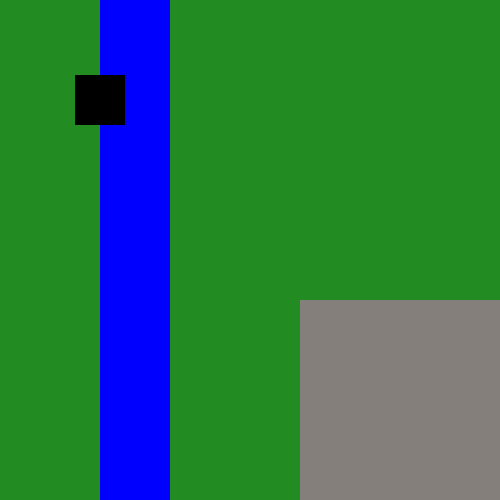
Frame 1 (no input)
Frame 60 (no input): identical to frame 1, image omitted
Frame 120 (the mouse pressed at the canvas centre since frame 60): identical to frame 1, image omitted

The p5.js sketch that drew this single still picture (run headless with seeded random() and noise() and a simulated clock; from frame 60 on, the mouse is pressed at the canvas centre):

// p5.js sketch
// ── sketch.js
// Project Title
// Your Name
// Date
//
// Extra for Experts:
// - describe what you did to take this project "above and beyond"

let x = 100;
let y = 100;
let oldY = y;
let oldX = x;
let pStats = {
  speed: 5,
  color: "black",
  direction: "north",
  terrarain: "flat",
  tSpeed: 1,
  energy: 100,
};

function setup() {
  createCanvas(500, 500);
  noStroke();
}

function draw() {
  checkTerra();
  background(34, 139, 34);
  fill( '#857F7B' );
  square(300, 300, 200);
  fill("blue");
  rect(100, 0, 70, 500);
  if(keyIsDown(87) === true){
    oldY= y;
    y -= pStats.speed * pStats.tSpeed;
    pStats.direction = "north";
  }
  
  if(keyIsDown(83) === true){
    oldY= y;
    y += pStats.speed * pStats.tSpeed;
    pStats.direction = "south";
  }

  if(keyIsDown(65) === true){
    oldX = x;
    x -= pStats.speed * pStats.tSpeed;
    pStats.direction = "west";
  }

  if(keyIsDown(68) === true){
    oldX =x;
    x += pStats.speed * pStats.tSpeed;
    pStats.direction = "east";
  }
  movement();
}

function movement() {
  fill("black");
  if(x < 22 || y < 25 || x > 475|| y > 475) {
    x = oldX;
    y = oldY;
  }
  square(x - 25 ,y - 25 , 50);
  console.log(pStats.direction);
}

function checkTerra() {
  if (x > 275 && y > 275){
    pStats.tSpeed = 0.4;
  }
  else if (x > 100 && x < 170 ) {
    pStats.tSpeed = 0.5;
    if (y < 472){
      y = y + 5;
      oldY = y;
    }
  }
  else {
    pStats.tSpeed = 1;
  }
}
